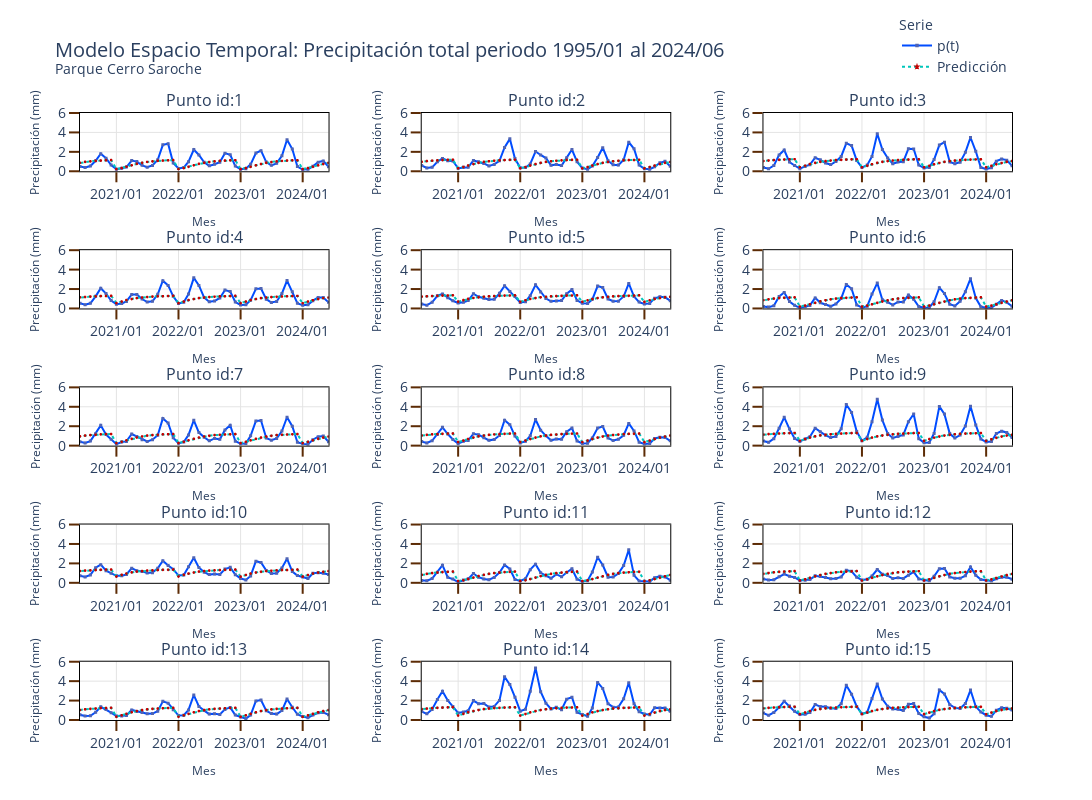

The notebook cell this image was saved under:
### Markdown cell above
Gráfico

### Code cell
rows=5 
cols=3

column_titles = list(map(lambda x: 'Punto id:' + str(int(x)), pd_precipitacion.sort_values('id_point',ascending=True).id_point.unique().tolist() ))

fig = make_subplots(rows=rows,
                    cols=cols,
                    subplot_titles=column_titles,
                    horizontal_spacing=0.1,
                    vertical_spacing=0.13)

row_order = pd_precipitacion.sort_values('id_point',ascending=True).id_point.unique().reshape(rows,cols).tolist()

marker_line_width=1.5
marker_size=1.5
line_width=2

for row in range(len(row_order)):

    list_row = row_order[row]
    for col in range(len(list_row)):
        
        if row_order[row][col]==1:
            showlegend=True
        else:
            showlegend=False
            
            
        data_fig = pd_precipitacion.sort_values('id_point',ascending=True).query(f"id_point=={row_order[row][col]}")
        data_fig = data_fig.sort_values('periodo',ascending=True)

        fig.add_trace(
            go.Scatter(x=data_fig['periodo'],
                       #y=data_fig.total_precipitation_mm,
                       y=data_fig['precipitacion_narx'],
                       mode='lines+markers',
                       name='p(t)',# Id: {id}'.format(id=id_),
                       marker_symbol='square',
                       marker_line_width=marker_line_width,
                       marker_size=marker_size,
                       marker_line_color='#4F64B4',
                       marker_color='#4F64B4', 
                       line=dict(color='#004CFF', width=line_width),
                       legendgroup='group1',
                       showlegend=showlegend,
                       
                      ),
            row=row+1, 
            col=col+1,
                
        )
        
        fig.add_trace(
            go.Scatter(x=data_fig['periodo'],
                       #y=data_fig.total_precipitation_mm,
                       y=data_fig['prediction_ann'],
                       mode='lines+markers',
                       name='Predicción',# Id: {id}'.format(id=id_),
                       #line=dict(color='#00B4B1', width=2),
                       marker_symbol='star',
                       marker_line_width=marker_line_width,
                       marker_size=marker_size,
                       marker_line_color='#C60000',
                       marker_color='#C60000',
                       line=dict(color='#00C6BB', width=line_width,dash='dot'),
                       legendgroup='group1',
                       showlegend=showlegend,
                       
                      ),
            row=row+1, 
            col=col+1,
                
        )

        
        fig.update_xaxes(title_text='Mes',title_font=dict(size=12),
                         range=[data_fig.periodo.max() - pd.DateOffset(months=4*12),
                                data_fig.periodo.max()])
        fig.update_yaxes(title_text='Precipitación (mm)',
                         title_font=dict(size=12),
                         range=[0,6]
                        )

# fig['layout']['title']['y']=0.98
# fig['layout']['margin']['t']=100
        
#        
fig.update_xaxes(tickformat="%Y/%m",showline=True, linewidth=1, linecolor='black', gridcolor='#E4E4E4',mirror=True,
                 ticks="outside", tickwidth=2, tickcolor='#5C2B05', ticklen=10)
fig.update_yaxes(showline=True, linewidth=1, linecolor='black', gridcolor='#E4E4E4',mirror=True,
                 ticks="outside", tickwidth=2, tickcolor='#5C2B05', ticklen=10)        
fig.update_layout( height=800,
                   width=1500,
                   showlegend = True,
                   font = dict(size = 14),
                   template='plotly_white',
                   title_text=f"""
                             Modelo Espacio Temporal: Precipitación total periodo {pd_precipitacion.periodo.min().strftime('%Y/%m')} al {pd_precipitacion.periodo.max().strftime('%Y/%m')}
                             <br><sup>Parque {'Cerro Saroche'}</sup>
                             """,
                   #xaxis_range=['1980-01-01','2023-01-01'],
                   legend_title_text='Serie',
                   legend_title = dict( font = dict(size = 14)),
                   uniformtext_minsize=8,
                   uniformtext_mode='hide',
                   legend = dict(
                                #orientation="h",
                                yanchor="bottom",
                                y=1.05,
                                xanchor="right",
                                x=1,
                                font_size=14
                            )
                 )


fig.write_image(f'./{park}/figures/ann_precipitacion.png')
fig.show()

### Figure 1 — Plotly figure (JSON) as saved in the notebook; plotly's stock layout.template omitted (floating-point values rounded to 4 significant figures; data arrays with more than 128 entries replaced by an {"elided": "..."} marker saying what was removed)
{"data": [{"legendgroup": "group1", "line": {"color": "#004CFF", "width": 2}, "marker": {"color": "#4F64B4", "line": {"color": "#4F64B4", "width": 1.5}, "size": 1.5, "symbol": "square"}, "mode": "lines+markers", "name": "p(t)", "showlegend": true, "type": "scatter", "x": {"elided": "354 str values"}, "xaxis": "x", "y": {"elided": "354 float values"}, "yaxis": "y"}, {"legendgroup": "group1", "line": {"color": "#00C6BB", "dash": "dot", "width": 2}, "marker": {"color": "#C60000", "line": {"color": "#C60000", "width": 1.5}, "size": 1.5, "symbol": "star"}, "mode": "lines+markers", "name": "Predicción", "showlegend": true, "type": "scatter", "x": {"elided": "354 str values"}, "xaxis": "x", "y": {"elided": "354 float values"}, "yaxis": "y"}, {"legendgroup": "group1", "line": {"color": "#004CFF", "width": 2}, "marker": {"color": "#4F64B4", "line": {"color": "#4F64B4", "width": 1.5}, "size": 1.5, "symbol": "square"}, "mode": "lines+markers", "name": "p(t)", "showlegend": false, "type": "scatter", "x": {"elided": "354 str values"}, "xaxis": "x2", "y": {"elided": "354 float values"}, "yaxis": "y2"}, {"legendgroup": "group1", "line": {"color": "#00C6BB", "dash": "dot", "width": 2}, "marker": {"color": "#C60000", "line": {"color": "#C60000", "width": 1.5}, "size": 1.5, "symbol": "star"}, "mode": "lines+markers", "name": "Predicción", "showlegend": false, "type": "scatter", "x": {"elided": "354 str values"}, "xaxis": "x2", "y": {"elided": "354 float values"}, "yaxis": "y2"}, {"legendgroup": "group1", "line": {"color": "#004CFF", "width": 2}, "marker": {"color": "#4F64B4", "line": {"color": "#4F64B4", "width": 1.5}, "size": 1.5, "symbol": "square"}, "mode": "lines+markers", "name": "p(t)", "showlegend": false, "type": "scatter", "x": {"elided": "354 str values"}, "xaxis": "x3", "y": {"elided": "354 float values"}, "yaxis": "y3"}, {"legendgroup": "group1", "line": {"color": "#00C6BB", "dash": "dot", "width": 2}, "marker": {"color": "#C60000", "line": {"color": "#C60000", "width": 1.5}, "size": 1.5, "symbol": "star"}, "mode": "lines+markers", "name": "Predicción", "showlegend": false, "type": "scatter", "x": {"elided": "354 str values"}, "xaxis": "x3", "y": {"elided": "354 float values"}, "yaxis": "y3"}, {"legendgroup": "group1", "line": {"color": "#004CFF", "width": 2}, "marker": {"color": "#4F64B4", "line": {"color": "#4F64B4", "width": 1.5}, "size": 1.5, "symbol": "square"}, "mode": "lines+markers", "name": "p(t)", "showlegend": false, "type": "scatter", "x": {"elided": "354 str values"}, "xaxis": "x4", "y": {"elided": "354 float values"}, "yaxis": "y4"}, {"legendgroup": "group1", "line": {"color": "#00C6BB", "dash": "dot", "width": 2}, "marker": {"color": "#C60000", "line": {"color": "#C60000", "width": 1.5}, "size": 1.5, "symbol": "star"}, "mode": "lines+markers", "name": "Predicción", "showlegend": false, "type": "scatter", "x": {"elided": "354 str values"}, "xaxis": "x4", "y": {"elided": "354 float values"}, "yaxis": "y4"}, {"legendgroup": "group1", "line": {"color": "#004CFF", "width": 2}, "marker": {"color": "#4F64B4", "line": {"color": "#4F64B4", "width": 1.5}, "size": 1.5, "symbol": "square"}, "mode": "lines+markers", "name": "p(t)", "showlegend": false, "type": "scatter", "x": {"elided": "354 str values"}, "xaxis": "x5", "y": {"elided": "354 float values"}, "yaxis": "y5"}, {"legendgroup": "group1", "line": {"color": "#00C6BB", "dash": "dot", "width": 2}, "marker": {"color": "#C60000", "line": {"color": "#C60000", "width": 1.5}, "size": 1.5, "symbol": "star"}, "mode": "lines+markers", "name": "Predicción", "showlegend": false, "type": "scatter", "x": {"elided": "354 str values"}, "xaxis": "x5", "y": {"elided": "354 float values"}, "yaxis": "y5"}, {"legendgroup": "group1", "line": {"color": "#004CFF", "width": 2}, "marker": {"color": "#4F64B4", "line": {"color": "#4F64B4", "width": 1.5}, "size": 1.5, "symbol": "square"}, "mode": "lines+markers", "name": "p(t)", "showlegend": false, "type": "scatter", "x": {"elided": "354 str values"}, "xaxis": "x6", "y": {"elided": "354 float values"}, "yaxis": "y6"}, {"legendgroup": "group1", "line": {"color": "#00C6BB", "dash": "dot", "width": 2}, "marker": {"color": "#C60000", "line": {"color": "#C60000", "width": 1.5}, "size": 1.5, "symbol": "star"}, "mode": "lines+markers", "name": "Predicción", "showlegend": false, "type": "scatter", "x": {"elided": "354 str values"}, "xaxis": "x6", "y": {"elided": "354 float values"}, "yaxis": "y6"}, {"legendgroup": "group1", "line": {"color": "#004CFF", "width": 2}, "marker": {"color": "#4F64B4", "line": {"color": "#4F64B4", "width": 1.5}, "size": 1.5, "symbol": "square"}, "mode": "lines+markers", "name": "p(t)", "showlegend": false, "type": "scatter", "x": {"elided": "354 str values"}, "xaxis": "x7", "y": {"elided": "354 float values"}, "yaxis": "y7"}, {"legendgroup": "group1", "line": {"color": "#00C6BB", "dash": "dot", "width": 2}, "marker": {"color": "#C60000", "line": {"color": "#C60000", "width": 1.5}, "size": 1.5, "symbol": "star"}, "mode": "lines+markers", "name": "Predicción", "showlegend": false, "type": "scatter", "x": {"elided": "354 str values"}, "xaxis": "x7", "y": {"elided": "354 float values"}, "yaxis": "y7"}, {"legendgroup": "group1", "line": {"color": "#004CFF", "width": 2}, "marker": {"color": "#4F64B4", "line": {"color": "#4F64B4", "width": 1.5}, "size": 1.5, "symbol": "square"}, "mode": "lines+markers", "name": "p(t)", "showlegend": false, "type": "scatter", "x": {"elided": "354 str values"}, "xaxis": "x8", "y": {"elided": "354 float values"}, "yaxis": "y8"}, {"legendgroup": "group1", "line": {"color": "#00C6BB", "dash": "dot", "width": 2}, "marker": {"color": "#C60000", "line": {"color": "#C60000", "width": 1.5}, "size": 1.5, "symbol": "star"}, "mode": "lines+markers", "name": "Predicción", "showlegend": false, "type": "scatter", "x": {"elided": "354 str values"}, "xaxis": "x8", "y": {"elided": "354 float values"}, "yaxis": "y8"}, {"legendgroup": "group1", "line": {"color": "#004CFF", "width": 2}, "marker": {"color": "#4F64B4", "line": {"color": "#4F64B4", "width": 1.5}, "size": 1.5, "symbol": "square"}, "mode": "lines+markers", "name": "p(t)", "showlegend": false, "type": "scatter", "x": {"elided": "354 str values"}, "xaxis": "x9", "y": {"elided": "354 float values"}, "yaxis": "y9"}, {"legendgroup": "group1", "line": {"color": "#00C6BB", "dash": "dot", "width": 2}, "marker": {"color": "#C60000", "line": {"color": "#C60000", "width": 1.5}, "size": 1.5, "symbol": "star"}, "mode": "lines+markers", "name": "Predicción", "showlegend": false, "type": "scatter", "x": {"elided": "354 str values"}, "xaxis": "x9", "y": {"elided": "354 float values"}, "yaxis": "y9"}, {"legendgroup": "group1", "line": {"color": "#004CFF", "width": 2}, "marker": {"color": "#4F64B4", "line": {"color": "#4F64B4", "width": 1.5}, "size": 1.5, "symbol": "square"}, "mode": "lines+markers", "name": "p(t)", "showlegend": false, "type": "scatter", "x": {"elided": "354 str values"}, "xaxis": "x10", "y": {"elided": "354 float values"}, "yaxis": "y10"}, {"legendgroup": "group1", "line": {"color": "#00C6BB", "dash": "dot", "width": 2}, "marker": {"color": "#C60000", "line": {"color": "#C60000", "width": 1.5}, "size": 1.5, "symbol": "star"}, "mode": "lines+markers", "name": "Predicción", "showlegend": false, "type": "scatter", "x": {"elided": "354 str values"}, "xaxis": "x10", "y": {"elided": "354 float values"}, "yaxis": "y10"}, {"legendgroup": "group1", "line": {"color": "#004CFF", "width": 2}, "marker": {"color": "#4F64B4", "line": {"color": "#4F64B4", "width": 1.5}, "size": 1.5, "symbol": "square"}, "mode": "lines+markers", "name": "p(t)", "showlegend": false, "type": "scatter", "x": {"elided": "354 str values"}, "xaxis": "x11", "y": {"elided": "354 float values"}, "yaxis": "y11"}, {"legendgroup": "group1", "line": {"color": "#00C6BB", "dash": "dot", "width": 2}, "marker": {"color": "#C60000", "line": {"color": "#C60000", "width": 1.5}, "size": 1.5, "symbol": "star"}, "mode": "lines+markers", "name": "Predicción", "showlegend": false, "type": "scatter", "x": {"elided": "354 str values"}, "xaxis": "x11", "y": {"elided": "354 float values"}, "yaxis": "y11"}, {"legendgroup": "group1", "line": {"color": "#004CFF", "width": 2}, "marker": {"color": "#4F64B4", "line": {"color": "#4F64B4", "width": 1.5}, "size": 1.5, "symbol": "square"}, "mode": "lines+markers", "name": "p(t)", "showlegend": false, "type": "scatter", "x": {"elided": "354 str values"}, "xaxis": "x12", "y": {"elided": "354 float values"}, "yaxis": "y12"}, {"legendgroup": "group1", "line": {"color": "#00C6BB", "dash": "dot", "width": 2}, "marker": {"color": "#C60000", "line": {"color": "#C60000", "width": 1.5}, "size": 1.5, "symbol": "star"}, "mode": "lines+markers", "name": "Predicción", "showlegend": false, "type": "scatter", "x": {"elided": "354 str values"}, "xaxis": "x12", "y": {"elided": "354 float values"}, "yaxis": "y12"}, {"legendgroup": "group1", "line": {"color": "#004CFF", "width": 2}, "marker": {"color": "#4F64B4", "line": {"color": "#4F64B4", "width": 1.5}, "size": 1.5, "symbol": "square"}, "mode": "lines+markers", "name": "p(t)", "showlegend": false, "type": "scatter", "x": {"elided": "354 str values"}, "xaxis": "x13", "y": {"elided": "354 float values"}, "yaxis": "y13"}, {"legendgroup": "group1", "line": {"color": "#00C6BB", "dash": "dot", "width": 2}, "marker": {"color": "#C60000", "line": {"color": "#C60000", "width": 1.5}, "size": 1.5, "symbol": "star"}, "mode": "lines+markers", "name": "Predicción", "showlegend": false, "type": "scatter", "x": {"elided": "354 str values"}, "xaxis": "x13", "y": {"elided": "354 float values"}, "yaxis": "y13"}, {"legendgroup": "group1", "line": {"color": "#004CFF", "width": 2}, "marker": {"color": "#4F64B4", "line": {"color": "#4F64B4", "width": 1.5}, "size": 1.5, "symbol": "square"}, "mode": "lines+markers", "name": "p(t)", "showlegend": false, "type": "scatter", "x": {"elided": "354 str values"}, "xaxis": "x14", "y": {"elided": "354 float values"}, "yaxis": "y14"}, {"legendgroup": "group1", "line": {"color": "#00C6BB", "dash": "dot", "width": 2}, "marker": {"color": "#C60000", "line": {"color": "#C60000", "width": 1.5}, "size": 1.5, "symbol": "star"}, "mode": "lines+markers", "name": "Predicción", "showlegend": false, "type": "scatter", "x": {"elided": "354 str values"}, "xaxis": "x14", "y": {"elided": "354 float values"}, "yaxis": "y14"}, {"legendgroup": "group1", "line": {"color": "#004CFF", "width": 2}, "marker": {"color": "#4F64B4", "line": {"color": "#4F64B4", "width": 1.5}, "size": 1.5, "symbol": "square"}, "mode": "lines+markers", "name": "p(t)", "showlegend": false, "type": "scatter", "x": {"elided": "354 str values"}, "xaxis": "x15", "y": {"elided": "354 float values"}, "yaxis": "y15"}, {"legendgroup": "group1", "line": {"color": "#00C6BB", "dash": "dot", "width": 2}, "marker": {"color": "#C60000", "line": {"color": "#C60000", "width": 1.5}, "size": 1.5, "symbol": "star"}, "mode": "lines+markers", "name": "Predicción", "showlegend": false, "type": "scatter", "x": {"elided": "354 str values"}, "xaxis": "x15", "y": {"elided": "354 float values"}, "yaxis": "y15"}], "layout": {"annotations": [{"font": {"size": 16}, "showarrow": false, "text": "Punto id:1", "x": 0.1333, "xanchor": "center", "xref": "paper", "y": 1, "yanchor": "bottom", "yref": "paper"}, {"font": {"size": 16}, "showarrow": false, "text": "Punto id:2", "x": 0.5, "xanchor": "center", "xref": "paper", "y": 1, "yanchor": "bottom", "yref": "paper"}, {"font": {"size": 16}, "showarrow": false, "text": "Punto id:3", "x": 0.8667, "xanchor": "center", "xref": "paper", "y": 1, "yanchor": "bottom", "yref": "paper"}, {"font": {"size": 16}, "showarrow": false, "text": "Punto id:4", "x": 0.1333, "xanchor": "center", "xref": "paper", "y": 0.774, "yanchor": "bottom", "yref": "paper"}, {"font": {"size": 16}, "showarrow": false, "text": "Punto id:5", "x": 0.5, "xanchor": "center", "xref": "paper", "y": 0.774, "yanchor": "bottom", "yref": "paper"}, {"font": {"size": 16}, "showarrow": false, "text": "Punto id:6", "x": 0.8667, "xanchor": "center", "xref": "paper", "y": 0.774, "yanchor": "bottom", "yref": "paper"}, {"font": {"size": 16}, "showarrow": false, "text": "Punto id:7", "x": 0.1333, "xanchor": "center", "xref": "paper", "y": 0.548, "yanchor": "bottom", "yref": "paper"}, {"font": {"size": 16}, "showarrow": false, "text": "Punto id:8", "x": 0.5, "xanchor": "center", "xref": "paper", "y": 0.548, "yanchor": "bottom", "yref": "paper"}, {"font": {"size": 16}, "showarrow": false, "text": "Punto id:9", "x": 0.8667, "xanchor": "center", "xref": "paper", "y": 0.548, "yanchor": "bottom", "yref": "paper"}, {"font": {"size": 16}, "showarrow": false, "text": "Punto id:10", "x": 0.1333, "xanchor": "center", "xref": "paper", "y": 0.322, "yanchor": "bottom", "yref": "paper"}, {"font": {"size": 16}, "showarrow": false, "text": "Punto id:11", "x": 0.5, "xanchor": "center", "xref": "paper", "y": 0.322, "yanchor": "bottom", "yref": "paper"}, {"font": {"size": 16}, "showarrow": false, "text": "Punto id:12", "x": 0.8667, "xanchor": "center", "xref": "paper", "y": 0.322, "yanchor": "bottom", "yref": "paper"}, {"font": {"size": 16}, "showarrow": false, "text": "Punto id:13", "x": 0.1333, "xanchor": "center", "xref": "paper", "y": 0.096, "yanchor": "bottom", "yref": "paper"}, {"font": {"size": 16}, "showarrow": false, "text": "Punto id:14", "x": 0.5, "xanchor": "center", "xref": "paper", "y": 0.096, "yanchor": "bottom", "yref": "paper"}, {"font": {"size": 16}, "showarrow": false, "text": "Punto id:15", "x": 0.8667, "xanchor": "center", "xref": "paper", "y": 0.096, "yanchor": "bottom", "yref": "paper"}], "font": {"size": 14}, "height": 800, "legend": {"font": {"size": 14}, "title": {"font": {"size": 14}, "text": "Serie"}, "x": 1, "xanchor": "right", "y": 1.05, "yanchor": "bottom"}, "showlegend": true, "title": {"text": "\n                             Modelo Espacio Temporal: Precipitación total periodo 1995/01 al 2024/06\n                             <br><sup>Parque Cerro Saroche</sup>\n                             "}, "uniformtext": {"minsize": 8, "mode": "hide"}, "width": 1500, "xaxis": {"anchor": "y", "domain": [0, 0.2667], "gridcolor": "#E4E4E4", "linecolor": "black", "linewidth": 1, "mirror": true, "range": ["2020-06-01T00:00:00", "2024-06-01T00:00:00"], "showline": true, "tickcolor": "#5C2B05", "tickformat": "%Y/%m", "ticklen": 10, "ticks": "outside", "tickwidth": 2, "title": {"font": {"size": 12}, "text": "Mes"}}, "xaxis10": {"anchor": "y10", "domain": [0, 0.2667], "gridcolor": "#E4E4E4", "linecolor": "black", "linewidth": 1, "mirror": true, "range": ["2020-06-01T00:00:00", "2024-06-01T00:00:00"], "showline": true, "tickcolor": "#5C2B05", "tickformat": "%Y/%m", "ticklen": 10, "ticks": "outside", "tickwidth": 2, "title": {"font": {"size": 12}, "text": "Mes"}}, "xaxis11": {"anchor": "y11", "domain": [0.3667, 0.6333], "gridcolor": "#E4E4E4", "linecolor": "black", "linewidth": 1, "mirror": true, "range": ["2020-06-01T00:00:00", "2024-06-01T00:00:00"], "showline": true, "tickcolor": "#5C2B05", "tickformat": "%Y/%m", "ticklen": 10, "ticks": "outside", "tickwidth": 2, "title": {"font": {"size": 12}, "text": "Mes"}}, "xaxis12": {"anchor": "y12", "domain": [0.7333, 1], "gridcolor": "#E4E4E4", "linecolor": "black", "linewidth": 1, "mirror": true, "range": ["2020-06-01T00:00:00", "2024-06-01T00:00:00"], "showline": true, "tickcolor": "#5C2B05", "tickformat": "%Y/%m", "ticklen": 10, "ticks": "outside", "tickwidth": 2, "title": {"font": {"size": 12}, "text": "Mes"}}, "xaxis13": {"anchor": "y13", "domain": [0, 0.2667], "gridcolor": "#E4E4E4", "linecolor": "black", "linewidth": 1, "mirror": true, "range": ["2020-06-01T00:00:00", "2024-06-01T00:00:00"], "showline": true, "tickcolor": "#5C2B05", "tickformat": "%Y/%m", "ticklen": 10, "ticks": "outside", "tickwidth": 2, "title": {"font": {"size": 12}, "text": "Mes"}}, "xaxis14": {"anchor": "y14", "domain": [0.3667, 0.6333], "gridcolor": "#E4E4E4", "linecolor": "black", "linewidth": 1, "mirror": true, "range": ["2020-06-01T00:00:00", "2024-06-01T00:00:00"], "showline": true, "tickcolor": "#5C2B05", "tickformat": "%Y/%m", "ticklen": 10, "ticks": "outside", "tickwidth": 2, "title": {"font": {"size": 12}, "text": "Mes"}}, "xaxis15": {"anchor": "y15", "domain": [0.7333, 1], "gridcolor": "#E4E4E4", "linecolor": "black", "linewidth": 1, "mirror": true, "range": ["2020-06-01T00:00:00", "2024-06-01T00:00:00"], "showline": true, "tickcolor": "#5C2B05", "tickformat": "%Y/%m", "ticklen": 10, "ticks": "outside", "tickwidth": 2, "title": {"font": {"size": 12}, "text": "Mes"}}, "xaxis2": {"anchor": "y2", "domain": [0.3667, 0.6333], "gridcolor": "#E4E4E4", "linecolor": "black", "linewidth": 1, "mirror": true, "range": ["2020-06-01T00:00:00", "2024-06-01T00:00:00"], "showline": true, "tickcolor": "#5C2B05", "tickformat": "%Y/%m", "ticklen": 10, "ticks": "outside", "tickwidth": 2, "title": {"font": {"size": 12}, "text": "Mes"}}, "xaxis3": {"anchor": "y3", "domain": [0.7333, 1], "gridcolor": "#E4E4E4", "linecolor": "black", "linewidth": 1, "mirror": true, "range": ["2020-06-01T00:00:00", "2024-06-01T00:00:00"], "showline": true, "tickcolor": "#5C2B05", "tickformat": "%Y/%m", "ticklen": 10, "ticks": "outside", "tickwidth": 2, "title": {"font": {"size": 12}, "text": "Mes"}}, "xaxis4": {"anchor": "y4", "domain": [0, 0.2667], "gridcolor": "#E4E4E4", "linecolor": "black", "linewidth": 1, "mirror": true, "range": ["2020-06-01T00:00:00", "2024-06-01T00:00:00"], "showline": true, "tickcolor": "#5C2B05", "tickformat": "%Y/%m", "ticklen": 10, "ticks": "outside", "tickwidth": 2, "title": {"font": {"size": 12}, "text": "Mes"}}, "xaxis5": {"anchor": "y5", "domain": [0.3667, 0.6333], "gridcolor": "#E4E4E4", "linecolor": "black", "linewidth": 1, "mirror": true, "range": ["2020-06-01T00:00:00", "2024-06-01T00:00:00"], "showline": true, "tickcolor": "#5C2B05", "tickformat": "%Y/%m", "ticklen": 10, "ticks": "outside", "tickwidth": 2, "title": {"font": {"size": 12}, "text": "Mes"}}, "xaxis6": {"anchor": "y6", "domain": [0.7333, 1], "gridcolor": "#E4E4E4", "linecolor": "black", "linewidth": 1, "mirror": true, "range": ["2020-06-01T00:00:00", "2024-06-01T00:00:00"], "showline": true, "tickcolor": "#5C2B05", "tickformat": "%Y/%m", "ticklen": 10, "ticks": "outside", "tickwidth": 2, "title": {"font": {"size": 12}, "text": "Mes"}}, "xaxis7": {"anchor": "y7", "domain": [0, 0.2667], "gridcolor": "#E4E4E4", "linecolor": "black", "linewidth": 1, "mirror": true, "range": ["2020-06-01T00:00:00", "2024-06-01T00:00:00"], "showline": true, "tickcolor": "#5C2B05", "tickformat": "%Y/%m", "ticklen": 10, "ticks": "outside", "tickwidth": 2, "title": {"font": {"size": 12}, "text": "Mes"}}, "xaxis8": {"anchor": "y8", "domain": [0.3667, 0.6333], "gridcolor": "#E4E4E4", "linecolor": "black", "linewidth": 1, "mirror": true, "range": ["2020-06-01T00:00:00", "2024-06-01T00:00:00"], "showline": true, "tickcolor": "#5C2B05", "tickformat": "%Y/%m", "ticklen": 10, "ticks": "outside", "tickwidth": 2, "title": {"font": {"size": 12}, "text": "Mes"}}, "xaxis9": {"anchor": "y9", "domain": [0.7333, 1], "gridcolor": "#E4E4E4", "linecolor": "black", "linewidth": 1, "mirror": true, "range": ["2020-06-01T00:00:00", "2024-06-01T00:00:00"], "showline": true, "tickcolor": "#5C2B05", "tickformat": "%Y/%m", "ticklen": 10, "ticks": "outside", "tickwidth": 2, "title": {"font": {"size": 12}, "text": "Mes"}}, "yaxis": {"anchor": "x", "domain": [0.904, 1], "gridcolor": "#E4E4E4", "linecolor": "black", "linewidth": 1, "mirror": true, "range": [0, 6], "showline": true, "tickcolor": "#5C2B05", "ticklen": 10, "ticks": "outside", "tickwidth": 2, "title": {"font": {"size": 12}, "text": "Precipitación (mm)"}}, "yaxis10": {"anchor": "x10", "domain": [0.226, 0.322], "gridcolor": "#E4E4E4", "linecolor": "black", "linewidth": 1, "mirror": true, "range": [0, 6], "showline": true, "tickcolor": "#5C2B05", "ticklen": 10, "ticks": "outside", "tickwidth": 2, "title": {"font": {"size": 12}, "text": "Precipitación (mm)"}}, "yaxis11": {"anchor": "x11", "domain": [0.226, 0.322], "gridcolor": "#E4E4E4", "linecolor": "black", "linewidth": 1, "mirror": true, "range": [0, 6], "showline": true, "tickcolor": "#5C2B05", "ticklen": 10, "ticks": "outside", "tickwidth": 2, "title": {"font": {"size": 12}, "text": "Precipitación (mm)"}}, "yaxis12": {"anchor": "x12", "domain": [0.226, 0.322], "gridcolor": "#E4E4E4", "linecolor": "black", "linewidth": 1, "mirror": true, "range": [0, 6], "showline": true, "tickcolor": "#5C2B05", "ticklen": 10, "ticks": "outside", "tickwidth": 2, "title": {"font": {"size": 12}, "text": "Precipitación (mm)"}}, "yaxis13": {"anchor": "x13", "domain": [0, 0.096], "gridcolor": "#E4E4E4", "linecolor": "black", "linewidth": 1, "mirror": true, "range": [0, 6], "showline": true, "tickcolor": "#5C2B05", "ticklen": 10, "ticks": "outside", "tickwidth": 2, "title": {"font": {"size": 12}, "text": "Precipitación (mm)"}}, "yaxis14": {"anchor": "x14", "domain": [0, 0.096], "gridcolor": "#E4E4E4", "linecolor": "black", "linewidth": 1, "mirror": true, "range": [0, 6], "showline": true, "tickcolor": "#5C2B05", "ticklen": 10, "ticks": "outside", "tickwidth": 2, "title": {"font": {"size": 12}, "text": "Precipitación (mm)"}}, "yaxis15": {"anchor": "x15", "domain": [0, 0.096], "gridcolor": "#E4E4E4", "linecolor": "black", "linewidth": 1, "mirror": true, "range": [0, 6], "showline": true, "tickcolor": "#5C2B05", "ticklen": 10, "ticks": "outside", "tickwidth": 2, "title": {"font": {"size": 12}, "text": "Precipitación (mm)"}}, "yaxis2": {"anchor": "x2", "domain": [0.904, 1], "gridcolor": "#E4E4E4", "linecolor": "black", "linewidth": 1, "mirror": true, "range": [0, 6], "showline": true, "tickcolor": "#5C2B05", "ticklen": 10, "ticks": "outside", "tickwidth": 2, "title": {"font": {"size": 12}, "text": "Precipitación (mm)"}}, "yaxis3": {"anchor": "x3", "domain": [0.904, 1], "gridcolor": "#E4E4E4", "linecolor": "black", "linewidth": 1, "mirror": true, "range": [0, 6], "showline": true, "tickcolor": "#5C2B05", "ticklen": 10, "ticks": "outside", "tickwidth": 2, "title": {"font": {"size": 12}, "text": "Precipitación (mm)"}}, "yaxis4": {"anchor": "x4", "domain": [0.678, 0.774], "gridcolor": "#E4E4E4", "linecolor": "black", "linewidth": 1, "mirror": true, "range": [0, 6], "showline": true, "tickcolor": "#5C2B05", "ticklen": 10, "ticks": "outside", "tickwidth": 2, "title": {"font": {"size": 12}, "text": "Precipitación (mm)"}}, "yaxis5": {"anchor": "x5", "domain": [0.678, 0.774], "gridcolor": "#E4E4E4", "linecolor": "black", "linewidth": 1, "mirror": true, "range": [0, 6], "showline": true, "tickcolor": "#5C2B05", "ticklen": 10, "ticks": "outside", "tickwidth": 2, "title": {"font": {"size": 12}, "text": "Precipitación (mm)"}}, "yaxis6": {"anchor": "x6", "domain": [0.678, 0.774], "gridcolor": "#E4E4E4", "linecolor": "black", "linewidth": 1, "mirror": true, "range": [0, 6], "showline": true, "tickcolor": "#5C2B05", "ticklen": 10, "ticks": "outside", "tickwidth": 2, "title": {"font": {"size": 12}, "text": "Precipitación (mm)"}}, "yaxis7": {"anchor": "x7", "domain": [0.452, 0.548], "gridcolor": "#E4E4E4", "linecolor": "black", "linewidth": 1, "mirror": true, "range": [0, 6], "showline": true, "tickcolor": "#5C2B05", "ticklen": 10, "ticks": "outside", "tickwidth": 2, "title": {"font": {"size": 12}, "text": "Precipitación (mm)"}}, "yaxis8": {"anchor": "x8", "domain": [0.452, 0.548], "gridcolor": "#E4E4E4", "linecolor": "black", "linewidth": 1, "mirror": true, "range": [0, 6], "showline": true, "tickcolor": "#5C2B05", "ticklen": 10, "ticks": "outside", "tickwidth": 2, "title": {"font": {"size": 12}, "text": "Precipitación (mm)"}}, "yaxis9": {"anchor": "x9", "domain": [0.452, 0.548], "gridcolor": "#E4E4E4", "linecolor": "black", "linewidth": 1, "mirror": true, "range": [0, 6], "showline": true, "tickcolor": "#5C2B05", "ticklen": 10, "ticks": "outside", "tickwidth": 2, "title": {"font": {"size": 12}, "text": "Precipitación (mm)"}}}}
